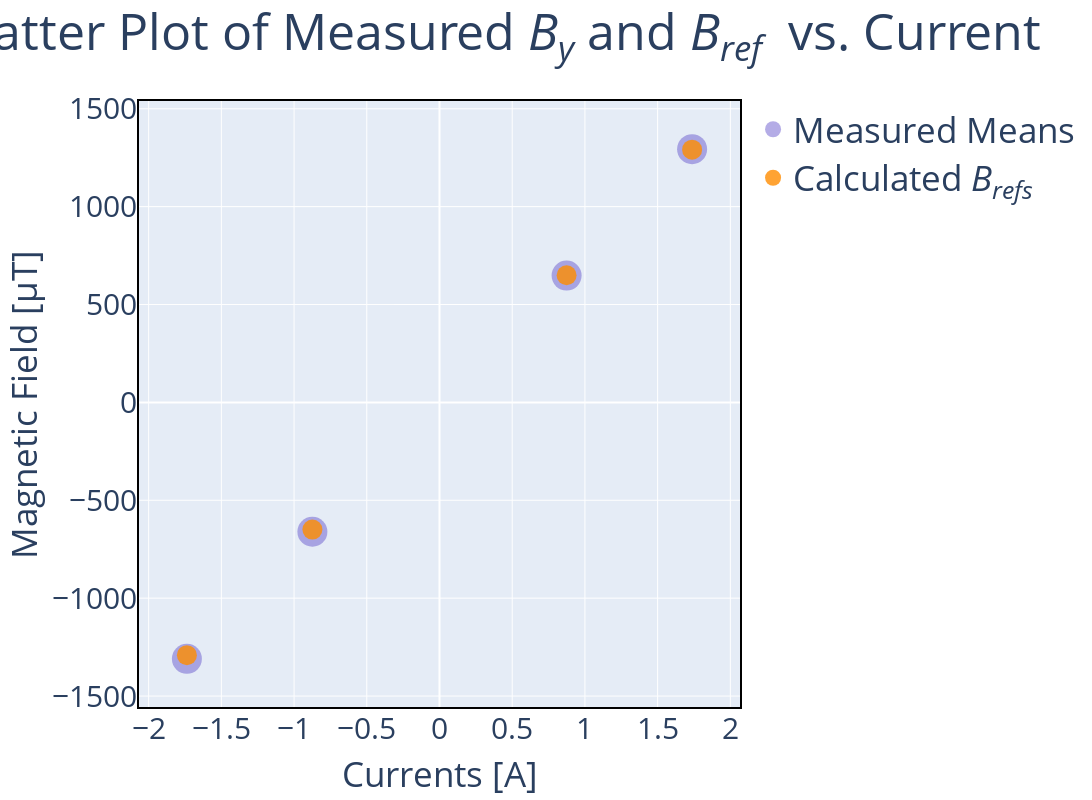

Notebook code for this chart:
### Code cell
fig = go.Figure()

fig.add_trace(go.Scatter(x=currents, y=measured_means, mode='markers', marker=dict(color='slateblue', size=30, opacity=0.5), name='Measured Means'))
fig.add_trace(go.Scatter(x=currents, y=brefs, mode='markers', marker=dict(color='darkorange', size=20, opacity=0.8), name='Calculated <i>B<sub>refs</sub></i> '))

# Add title and axis labels
fig.update_layout(
    title=dict(text = "Scatter Plot of Measured <i>B<sub>y</sub></i> and <i>B<sub>ref</sub></i>  vs. Current", x = 0.45, xanchor = 'center', font=dict(size=50)),
    legend = dict(font = dict(size = 35)),
    width = 1500,  
    height = 800,  
    margin = dict(l = 50, r = 50, b = 50, t = 100), 
        shapes=[dict(
        type='rect',
        xref='paper', yref='paper',
        x0=0, y0=0, x1=1, y1=1,
        line=dict(color='black', width=2)
    )]
)

fig.update_xaxes(title_text='Currents [A]', title_font=dict(size=35), tickfont=dict(size=30))

fig.update_yaxes(title_text='Magnetic Field [µT]', title_font=dict(size=35), tickfont=dict(size=30))    
    






# Show the plot
fig.show()

### Figure 1 — Plotly figure (JSON) as saved in the notebook; plotly's stock layout.template omitted (floating-point values rounded to 4 significant figures)
{"data": [{"marker": {"color": "slateblue", "opacity": 0.5, "size": 30}, "mode": "markers", "name": "Measured Means", "type": "scatter", "x": [1.737, 0.874, -0.874, -1.737], "y": [1294.0, 647.7, -660.7, -1310.0]}, {"marker": {"color": "darkorange", "opacity": 0.8, "size": 20}, "mode": "markers", "name": "Calculated <i>B<sub>refs</sub></i> ", "type": "scatter", "x": [1.737, 0.874, -0.874, -1.737], "y": [1291.0, 649.7, -649.7, -1291.0]}], "layout": {"height": 800, "legend": {"font": {"size": 35}}, "margin": {"b": 50, "l": 50, "r": 50, "t": 100}, "shapes": [{"line": {"color": "black", "width": 2}, "type": "rect", "x0": 0, "x1": 1, "xref": "paper", "y0": 0, "y1": 1, "yref": "paper"}], "title": {"font": {"size": 50}, "text": "Scatter Plot of Measured <i>B<sub>y</sub></i> and <i>B<sub>ref</sub></i>  vs. Current", "x": 0.45, "xanchor": "center"}, "width": 1500, "xaxis": {"tickfont": {"size": 30}, "title": {"font": {"size": 35}, "text": "Currents [A]"}}, "yaxis": {"tickfont": {"size": 30}, "title": {"font": {"size": 35}, "text": "Magnetic Field [µT]"}}}}
